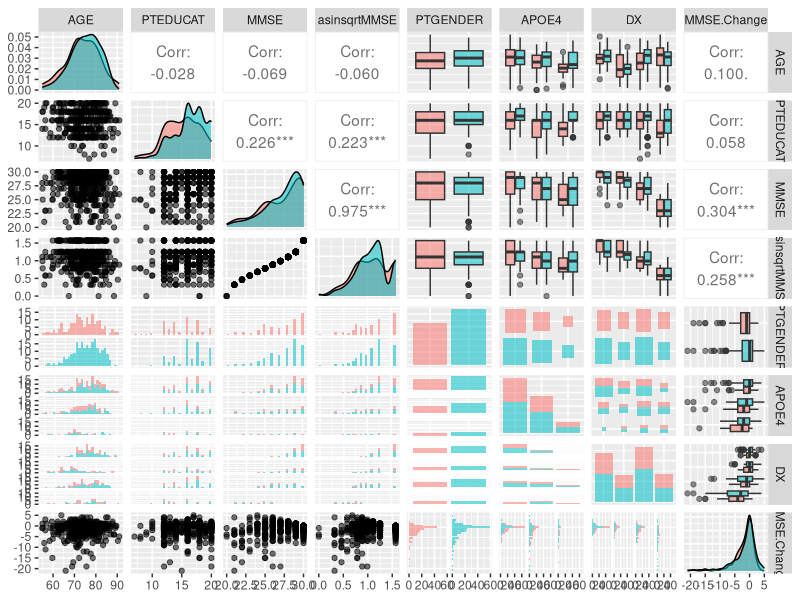
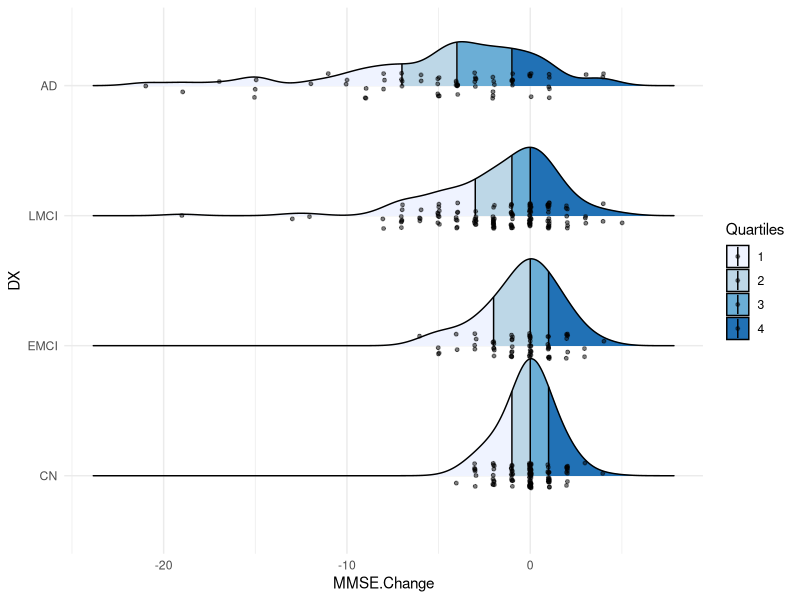
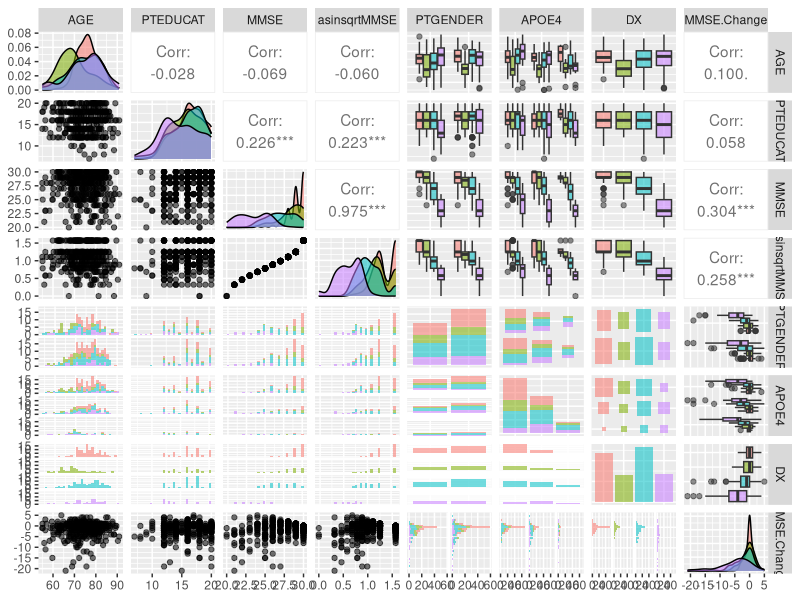
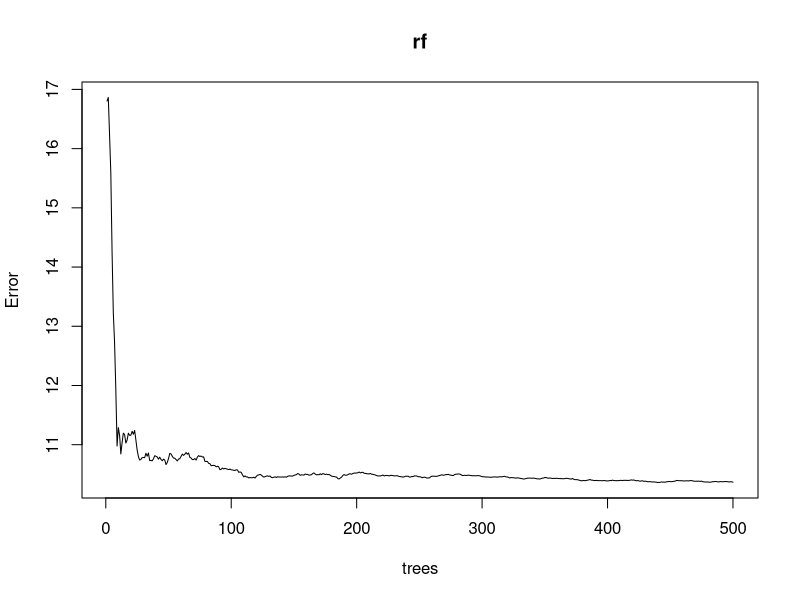
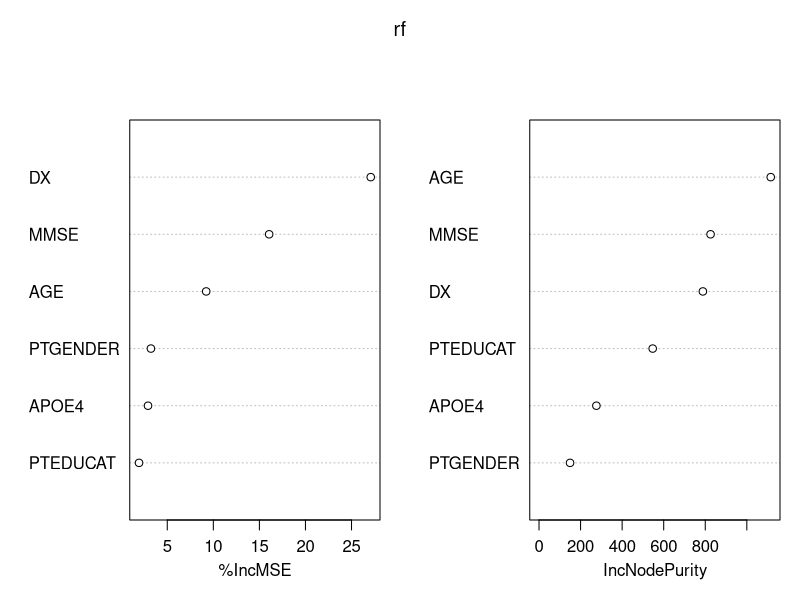

Recreate these plots in R, in order.
## ---- chunk 1
library(GGally)
library(ggpubr)
library(readxl)
library(randomForest)
library(caret)
library(cowplot)
library(tidyverse)
library(ggridges)

minmax <- function(x){
  return( (x - min(x))/(max(x) - min(x))  )
}

set.seed(3141526)
## ---- chunk 2
# Read in file
df <- read_xlsx('./data/AD.training.xlsx')

# Transform datatypes
df <- df %>% transform(
  PTID = factor(PTID),
  DX = factor(DX.bl, levels = c("CN", "EMCI", "LMCI", "AD")),
  PTGENDER = factor(PTGENDER),
  APOE4 = factor(APOE4)
) %>% select(AGE, PTEDUCAT, MMSE, PTGENDER, APOE4, DX, everything(), -DX.bl)

# Summary
df %>% head()
df %>% str()
df %>% summary()

any(is.na(df))
df[!complete.cases(df),]

## ---- chunk 3
df %>% 
  mutate(asinsqrtMMSE = asin(sqrt(minmax(MMSE)))  ) %>%
  select(AGE, PTEDUCAT, MMSE, asinsqrtMMSE, everything(), MMSE.Change, -RID, -PTID, -EXAMDATE) %>% # removing factors with too many levels or irrelevant features
  ggpairs(aes(fill = PTGENDER, alpha = 0.7), progress = FALSE)

## ---- chunk 4
# https://www.datanovia.com/en/blog/elegant-visualization-of-density-distribution-in-r-using-ridgeline/
df %>%
  ggplot(aes(x = `MMSE.Change`, y = DX, group = DX, fill = factor(stat(quantile)))) + 
  stat_density_ridges(
    geom = "density_ridges_gradient",
    calc_ecdf = TRUE,
    quantiles = 4,
    quantile_lines = TRUE, 
    jittered_points = TRUE,
    scale = 0.9,
    position = position_points_jitter(width = 0.05, height = 0.1),
    point_size = 1, point_alpha = 0.5, alpha = 0.7) + 
  theme_minimal() +
  scale_fill_brewer(name = 'Quartiles')
## ---- chunk 5
df %>% 
  mutate(asinsqrtMMSE = asin(sqrt(minmax(MMSE)))  ) %>%
  select(AGE, PTEDUCAT, MMSE, asinsqrtMMSE, everything(), MMSE.Change, -RID, -PTID, -EXAMDATE) %>% # removing factors with too many levels or irrelevant features
  ggpairs(aes(fill = DX, alpha = 0.7), progress = FALSE)

## ---- chunk 6
df1 <- df %>% select(-RID, -PTID, -EXAMDATE)

rf <- randomForest(`MMSE.Change` ~ ., data = df1, ntrees = 500, importance = TRUE, type = 'regression')
y_pred <- predict(rf)

rf
plot(rf)
importance(rf)
varImpPlot(rf)
## ---- chunk 7
sessionInfo()
